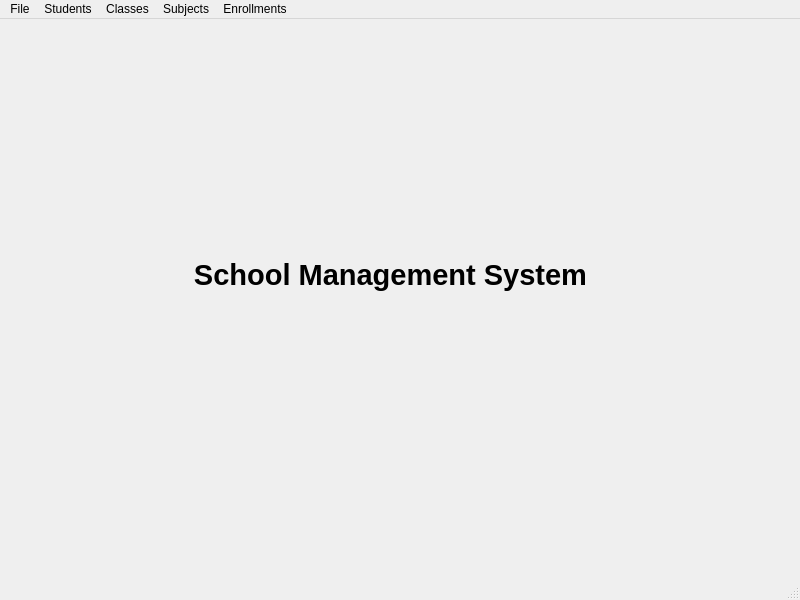
<?xml version="1.0" encoding="UTF-8"?>
<ui version="4.0">
 <class>MainWindow</class>
 <widget class="QMainWindow" name="MainWindow">
  <property name="geometry">
   <rect>
    <x>0</x>
    <y>0</y>
    <width>800</width>
    <height>600</height>
   </rect>
  </property>
  <property name="windowTitle">
   <string>MainWindow</string>
  </property>
  <widget class="QWidget" name="centralwidget">
   <widget class="QLabel" name="label">
    <property name="geometry">
     <rect>
      <x>100</x>
      <y>130</y>
      <width>581</width>
      <height>251</height>
     </rect>
    </property>
    <property name="font">
     <font>
      <pointsize>22</pointsize>
      <weight>75</weight>
      <bold>true</bold>
     </font>
    </property>
    <property name="cursor">
     <cursorShape>WaitCursor</cursorShape>
    </property>
    <property name="text">
     <string>School Management System</string>
    </property>
    <property name="alignment">
     <set>Qt::AlignCenter</set>
    </property>
   </widget>
  </widget>
  <widget class="QMenuBar" name="menubar">
   <property name="geometry">
    <rect>
     <x>0</x>
     <y>0</y>
     <width>800</width>
     <height>26</height>
    </rect>
   </property>
   <widget class="QMenu" name="menuFile">
    <property name="title">
     <string>File</string>
    </property>
    <addaction name="actionExit"/>
   </widget>
   <widget class="QMenu" name="menuStudents">
    <property name="title">
     <string>Students</string>
    </property>
    <addaction name="actionManage_Students"/>
   </widget>
   <widget class="QMenu" name="menuClasses">
    <property name="title">
     <string>Classes</string>
    </property>
    <addaction name="actionManage_Classes"/>
   </widget>
   <widget class="QMenu" name="menuSubjects">
    <property name="title">
     <string>Subjects</string>
    </property>
    <addaction name="actionManage_Subjects"/>
   </widget>
   <widget class="QMenu" name="menuEnrollments">
    <property name="title">
     <string>Enrollments</string>
    </property>
    <addaction name="actionEnroll_Student"/>
   </widget>
   <addaction name="menuFile"/>
   <addaction name="menuStudents"/>
   <addaction name="menuClasses"/>
   <addaction name="menuSubjects"/>
   <addaction name="menuEnrollments"/>
  </widget>
  <widget class="QStatusBar" name="statusbar"/>
  <action name="actionExit">
   <property name="text">
    <string>Exit</string>
   </property>
  </action>
  <action name="actionManage_Students">
   <property name="text">
    <string>Manage Students</string>
   </property>
  </action>
  <action name="actionManage_Classes">
   <property name="text">
    <string>Manage Classes</string>
   </property>
  </action>
  <action name="actionManage_Subjects">
   <property name="text">
    <string>Manage Subjects</string>
   </property>
  </action>
  <action name="actionEnroll_Student">
   <property name="text">
    <string>Enroll Student</string>
   </property>
  </action>
 </widget>
 <resources/>
 <connections/>
</ui>
